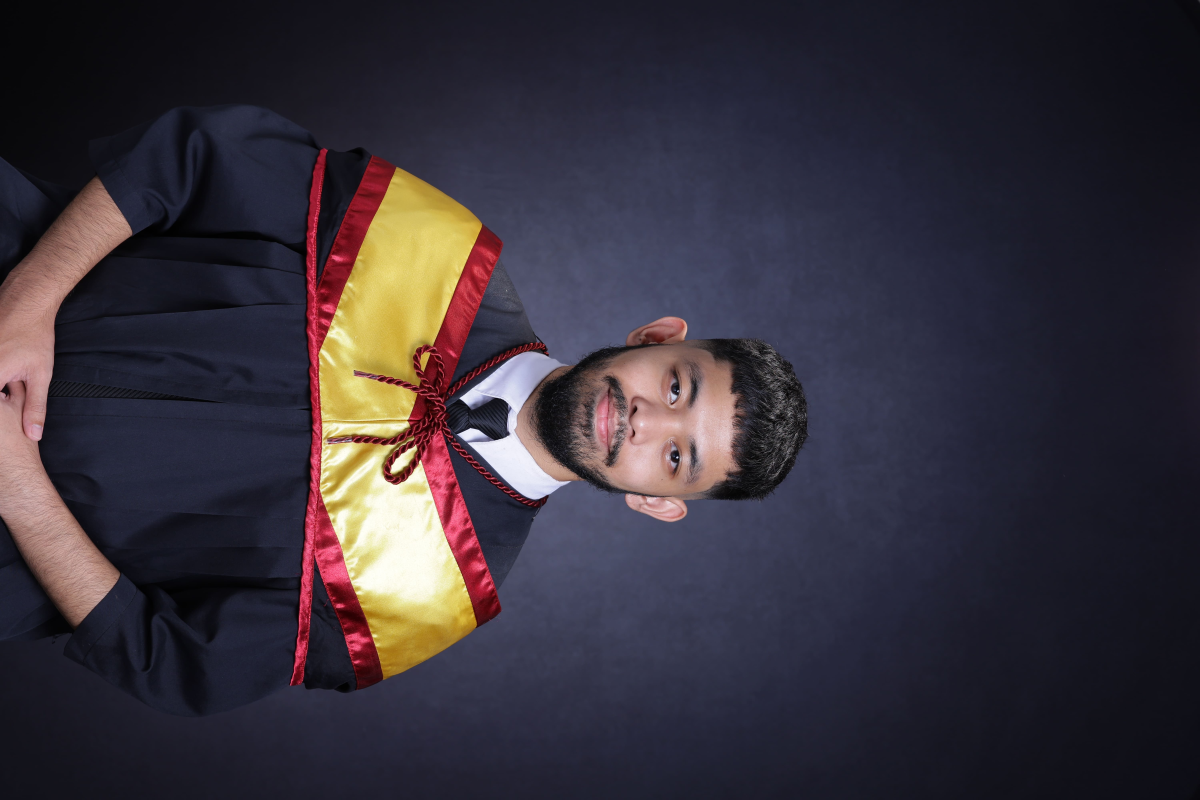
#> input picture src/assets/images/toga_image.jpg, 6000 x 4000 px (shown at 1/5 size)
$ python remove_bg.py ../src/assets/images/toga_image.jpg out.png 100
#> lines starting #> are read from the running program, lines starting #| are printed output that depends on the picture
"""
Extract gold logo from dark background.

Strategy: build an alpha mask using a combination of:
  - luminance (the logo is bright, bg is dark)
  - "goldness" (R + G are high relative to B in gold)
This gives a much cleaner edge than pure threshold.
"""

import sys
from pathlib import Path
import numpy as np
from PIL import Image

src = Path(sys.argv[1])
dst = Path(sys.argv[2])
size = int(sys.argv[3]) if len(sys.argv) > 3 else 512

img = Image.open(src).convert("RGB")
#> img is the input picture: PIL image 6000x4000 RGB; mean R, G, B 55.2, 49.1, 58.4
# Center-crop to square first
w, h = img.size
#> w = 6000; h = 4000
side = min(w, h)
#> side = 4000
left = (w - side) // 2
#> left = 1000
top = (h - side) // 2
#> top = 0
img = img.crop((left, top, left + side, top + side)).resize(
    (size, size), Image.LANCZOS
)
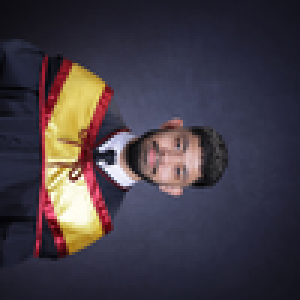
#> img: PIL image 100x100 RGB (shown 3 times larger); mean R, G, B 66.1, 58.6, 68

arr = np.array(img).astype(np.float32)
r, g, b = arr[..., 0], arr[..., 1], arr[..., 2]
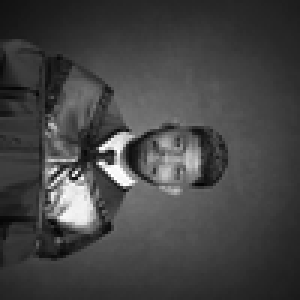
#> b: shape (100, 100) float32 (shown 3 times larger); min 4, max 255, mean 68

# Luminance (perceptual)
lum = 0.299 * r + 0.587 * g + 0.114 * b
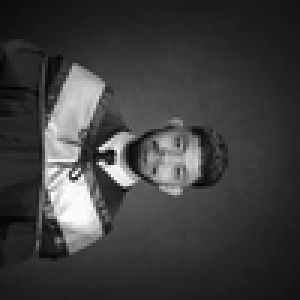
#> lum: shape (100, 100) float32 (shown 3 times larger); min 4.73, max 254.5, mean 61.9

# Goldness: gold = high red+green, lower blue. Range 0..1 ish.
gold = np.clip((r + g - 2 * b) / 255.0 + 0.15, 0, 1)
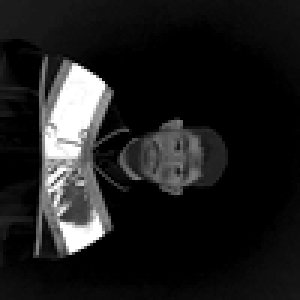
#> gold: shape (100, 100) float32 (shown 3 times larger); min 0, max 1, mean 0.116

# Combined alpha — luminance pushed by goldness
alpha = lum / 255.0  # 0..1
alpha = alpha * (0.4 + 0.6 * gold)  # boost where it's gold
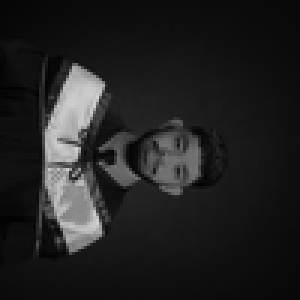
#> alpha: shape (100, 100) float32 (shown 3 times larger); min 0.0087, max 0.826, mean 0.133

# Soft threshold curve — push midtones toward extremes
alpha = np.clip((alpha - 0.18) / 0.5, 0, 1)
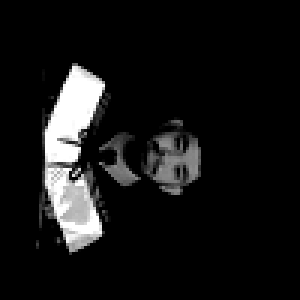
#> alpha: shape (100, 100) float32 (shown 3 times larger); min 0, max 1, mean 0.0851
alpha = alpha ** 0.8  # gamma for smoother edges
alpha = (alpha * 255).astype(np.uint8)

# Final RGBA
rgba = np.dstack([arr.astype(np.uint8), alpha])
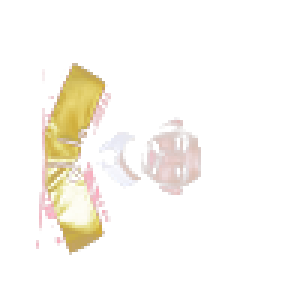
#> rgba: shape (100, 100, 4) (shown 3 times larger); mean R, G, B, A 66.1, 58.6, 68, 23.3; transparent parts drawn white
Image.fromarray(rgba, "RGBA").save(dst, "PNG", optimize=True)
print(f"Wrote {dst} ({size}x{size})")
